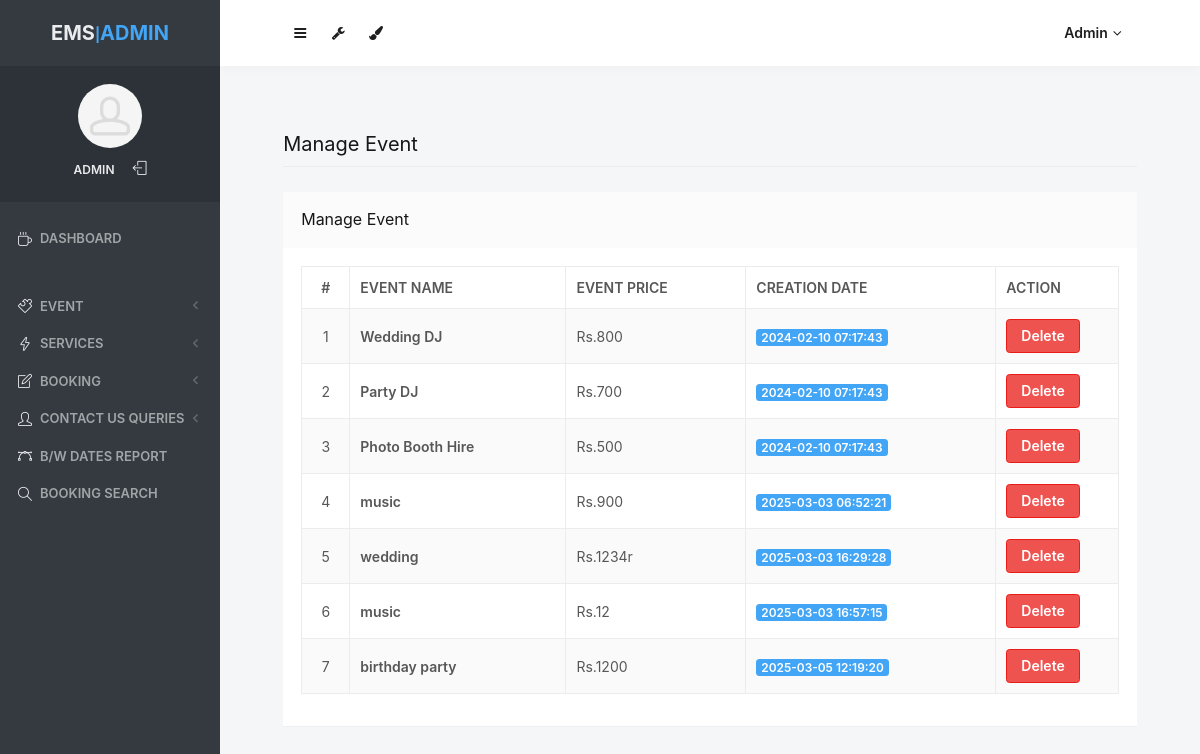
Screenshot of /admin/manage-services.php (signed in) with the database file from the repository.
### tables this page shows
CREATE TABLE `tblservice` (
  `ID` int(10) NOT NULL,
  `ServiceName` varchar(200) DEFAULT NULL,
  `SerDes` varchar(250) NOT NULL,
  `ServicePrice` varchar(200) DEFAULT NULL,
  `CreationDate` timestamp NULL DEFAULT current_timestamp()
);

### admin/manage-services.php (the view, shortened to what this page needs)
<?php
include('includes/dbconnection.php');
if (strlen($_SESSION['odmsaid']==0)) {
  header('location:logout.php');
  } else{
  ?>
<!doctype html>
<html lang="en" class="no-focus">
    <head>
        <link rel="stylesheet" href="assets/js/plugins/datatables/dataTables.bootstrap4.min.css">
        <link rel="stylesheet" id="css-main" href="assets/css/codebase.min.css">
    </head>
    <body>
        <div id="page-container" class="sidebar-o sidebar-inverse side-scroll page-header-fixed main-content-narrow">
           <?php include_once('includes/sidebar.php');?>
          <?php include_once('includes/header.php');?>
            <main id="main-container">
                <div class="content">
                    <h2 class="content-heading">Manage Event</h2>
                    <div class="block">
                        <div class="block-header block-header-default">
                            <h3 class="block-title">Manage Event</h3>
                        </div>
                        <div class="block-content block-content-full">
                            <table class="table table-bordered table-striped table-vcenter js-dataTable-full-pagination">
                                <thead>
                                    <tr>
                                        <th class="text-center">#</th>
                                        <th>Event Name</th>
                                        <th class="d-none d-sm-table-cell">Event Price</th>
                                        <th class="d-none d-sm-table-cell">Creation Date</th>
                                        <th class="d-none d-sm-table-cell" style="width: 15%;">Action</th>
                                       </tr>
                                </thead>
                                <tbody>
                                    <?php
$sql="SELECT * from tblservice";
$query = $dbh -> prepare($sql);
$query->execute();
$results=$query->fetchAll(PDO::FETCH_OBJ);
$cnt=1;
if($query->rowCount() > 0)
{
foreach($results as $row)
{               ?>
                                    <tr>
                                        <td class="text-center"><?php echo htmlentities($cnt);?></td>
                                        <td class="font-w600"><?php  echo htmlentities($row->ServiceName);?></td>
                                        <td class="d-none d-sm-table-cell">Rs.<?php  echo htmlentities($row->ServicePrice);?></td>
                                        <td class="d-none d-sm-table-cell">
                                            <span class="badge badge-primary"><?php  echo htmlentities($row->CreationDate);?></span>
                                        </td>
                                         <td class="d-none d-sm-table-cell"><a href="manage-services.php?delid=<?php echo ($row->ID);?>" onclick="return confirm('Do you really want to Delete ?');" class="btn btn-danger">Delete</a></td>
                                    </tr>
                                    <?php $cnt=$cnt+1;}} ?>
                                </tbody>
                            </table>
                        </div>
                    </div>
                </div>
            </main>
        </div>
    </body>
</html>
<?php }  ?>

### admin/includes/sidebar.php (shortened to what this page needs)
     <?php
include('includes/dbconnection.php');
if (strlen($_SESSION['odmsaid']==0)) {
  header('location:logout.php');
  } else{
  ?>
   <nav id="sidebar">
                <div id="sidebar-scroll">
                    <div class="sidebar-content">
                        <div class="content-header content-header-fullrow px-15">
                            <div class="content-header-section text-center align-parent sidebar-mini-hidden">
                                <div class="content-header-item">
                                    <a class="link-effect font-w700" href="dashboard.php">
                                        <span class="font-size-xl text-dual-primary-dark">EMS</span>|<span class="font-size-xl text-primary">ADMIN</span>
                                    </a>
                                </div>
                            </div>
                        </div>
                        <div class="content-side content-side-full content-side-user px-10 align-parent">
                            <div class="sidebar-mini-hidden-b text-center">
                                <a class="img-link" href="dashboard.php">
                                    <img class="img-avatar" src="assets/img/avatars/avatar15.jpg" alt="">
                                </a>
                                <ul class="list-inline mt-10">
                                    <?php
$aid=$_SESSION['odmsaid'];
$sql="SELECT AdminName from  tbladmin where ID=:aid";
$query = $dbh -> prepare($sql);
$query->bindParam(':aid',$aid,PDO::PARAM_STR);
$query->execute();
$results=$query->fetchAll(PDO::FETCH_OBJ);
$cnt=1;
if($query->rowCount() > 0)
{
foreach($results as $row)
{               ?>
                                    <li class="list-inline-item">
                                        <a class="link-effect text-dual-primary-dark font-size-xs font-w600 text-uppercase" href="admin-profile.php"><?php  echo $row->AdminName;?></a>
                                    </li><?php $cnt=$cnt+1;}} ?>
                                    <li class="list-inline-item">
                                        <a class="link-effect text-dual-primary-dark" href="logout.php">
                                            <i class="si si-logout"></i>
                                        </a>
                                    </li>
                                </ul>
                            </div>
                        </div>
                        <div class="content-side content-side-full">
                            <ul class="nav-main">
                                <li class="open">
                                    <a href="dashboard.php"><i class="si si-cup"></i><span class="sidebar-mini-hide">Dashboard</span></a>
                                </li>
                                <li class="nav-main-heading"><span class="sidebar-mini-visible">UI</span><span class="sidebar-mini-hidden"></span></li>
                                <li>
                                    <a class="nav-submenu" data-toggle="nav-submenu"><i class="si si-puzzle"></i><span class="sidebar-mini-hide"></span>Event</a>
                                </li>
                                <li>
                                    <a class="nav-submenu" data-toggle="nav-submenu" href="#"><i class="si si-energy"></i><span class="sidebar-mini-hide">Services</span></a>
                                </li>
                                <li>
                                    <a class="nav-submenu" data-toggle="nav-submenu" href="#"><i class="si si-note"></i><span class="sidebar-mini-hide">Booking</span></a>
                                </li>
                                <li>
                                    <a class="nav-submenu" data-toggle="nav-submenu" href="#"><i class="si si-user"></i><span class="sidebar-mini-hide">Contact Us Queries</span></a>
                                </li>
                                <li>
                                    <a  href="between-dates-report.php"><i class="si si-vector"></i><span class="sidebar-mini-hide">B/w Dates Report</span></a>
                                </li>
                     <li>
                                    <a href="booking-search.php"><i class="si si-magnifier"></i><span class="sidebar-mini-hide">Booking Search</span></a>
                                </li>
                            </ul>
                        </div>
                    </div>
                </div>
            </nav>
           <?php }  ?>

### admin/includes/header.php (shortened to what this page needs)
   <?php
include('includes/dbconnection.php');
if (strlen($_SESSION['odmsaid']==0)) {
  header('location:logout.php');
  } else{
  ?>
            <header id="page-header">
                <div class="content-header">
                    <div class="content-header-section">
                        <button type="button" class="btn btn-circle btn-dual-secondary" data-toggle="layout" data-action="sidebar_toggle">
                            <i class="fa fa-navicon"></i>
                        </button>
                        <div class="btn-group" role="group">
                            <button type="button" class="btn btn-circle btn-dual-secondary" id="page-header-options-dropdown" data-toggle="dropdown" aria-haspopup="true" aria-expanded="false">
                                <i class="fa fa-wrench"></i>
                            </button>
                        </div>
                        <div class="btn-group" role="group">
                            <button type="button" class="btn btn-circle btn-dual-secondary" id="page-header-themes-dropdown" data-toggle="dropdown" aria-haspopup="true" aria-expanded="false">
                                <i class="fa fa-paint-brush"></i>
                            </button>
                        </div>
                    </div>
                    <div class="content-header-section">
                        <div class="btn-group" role="group">
                            <?php
$aid=$_SESSION['odmsaid'];
$sql="SELECT AdminName from  tbladmin where ID=:aid";
$query = $dbh -> prepare($sql);
$query->bindParam(':aid',$aid,PDO::PARAM_STR);
$query->execute();
$results=$query->fetchAll(PDO::FETCH_OBJ);
$cnt=1;
if($query->rowCount() > 0)
{
foreach($results as $row)
{               ?>
                            <button type="button" class="btn btn-rounded btn-dual-secondary" id="page-header-user-dropdown" data-toggle="dropdown" aria-haspopup="true" aria-expanded="false">
                                <?php  echo $row->AdminName;?><i class="fa fa-angle-down ml-5"></i>
                            </button>
                            <?php $cnt=$cnt+1;}} ?>
                        </div>
                    </div>
                </div>
            </header>
            <?php }  ?>

### rows the page displays
tblservice: ServiceName "Wedding DJ", ServicePrice "800", CreationDate "2024-02-10 07:17:43"
tblservice: ServiceName "Party DJ", ServicePrice "700", CreationDate "2024-02-10 07:17:43"
tblservice: ServiceName "Photo Booth Hire", ServicePrice "500", CreationDate "2024-02-10 07:17:43"
tblservice: ServiceName "music", ServicePrice "900", CreationDate "2025-03-03 06:52:21"
tblservice: ServiceName "wedding", ServicePrice "1234r", CreationDate "2025-03-03 16:29:28"
tblservice: ServiceName "music", ServicePrice "12", CreationDate "2025-03-03 16:57:15"
tblservice: ServiceName "birthday party", ServicePrice "1200", CreationDate "2025-03-05 12:19:20"

### other values shown
$row->AdminName "ADMIN"
$row->AdminName "Admin"
